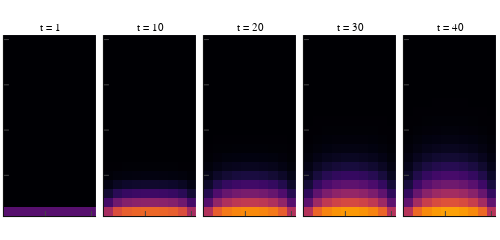

Notebook source saved alongside this figure:
### Code cell
# ... I'm sure there are better ways to do this ...

ts = [2, 11, 21, 31, 41] # time steps to plot


hms = map(ts) do t 
    heatmap(reshape(traj[t], (H, W)), clim = (0, 100.0))
end


plot(hms..., layout = (1,5), colorbar = false, 
       title = ["t = 1" "t = 10" "t = 20" "t = 30" "t = 40"], titlefont = font(8))
plot!(size=(W*50,H*10))
plot!(xticks = false)
plot!(yticks = false)

### Figure 1 — Plotly figure (JSON) as saved in the notebook; plotly's stock layout.template omitted (floating-point values rounded to 4 significant figures; data arrays with more than 128 entries replaced by an {"elided": "..."} marker saying what was removed)
{"data": [{"colorbar": {"title": ""}, "colorscale": {"elided": "256x2 mixed values"}, "hoverinfo": "none", "name": "y1", "showlegend": false, "showscale": false, "type": "heatmap", "x": [0.5, 1.5, 2.5, 3.5, 4.5, 5.5, 6.5, 7.5, 8.5, 9.5, 10.5], "xaxis": "x1", "y": [0.5, 1.5, 2.5, 3.5, 4.5, 5.5, 6.5, 7.5, 8.5, 9.5, 10.5, 11.5, 12.5, 13.5, 14.5, 15.5, 16.5, 17.5, 18.5, 19.5, 20.5], "yaxis": "y1", "z": {"elided": "20x10 int values"}, "zmax": 100, "zmin": 0}, {"colorbar": {"title": ""}, "colorscale": {"elided": "256x2 mixed values"}, "hoverinfo": "none", "name": "y1", "showlegend": false, "showscale": false, "type": "heatmap", "x": [0.5, 1.5, 2.5, 3.5, 4.5, 5.5, 6.5, 7.5, 8.5, 9.5, 10.5], "xaxis": "x2", "y": [0.5, 1.5, 2.5, 3.5, 4.5, 5.5, 6.5, 7.5, 8.5, 9.5, 10.5, 11.5, 12.5, 13.5, 14.5, 15.5, 16.5, 17.5, 18.5, 19.5, 20.5], "yaxis": "y2", "z": {"elided": "20x10 float values"}, "zmax": 100, "zmin": 0}, {"colorbar": {"title": ""}, "colorscale": {"elided": "256x2 mixed values"}, "hoverinfo": "none", "name": "y1", "showlegend": false, "showscale": false, "type": "heatmap", "x": [0.5, 1.5, 2.5, 3.5, 4.5, 5.5, 6.5, 7.5, 8.5, 9.5, 10.5], "xaxis": "x3", "y": [0.5, 1.5, 2.5, 3.5, 4.5, 5.5, 6.5, 7.5, 8.5, 9.5, 10.5, 11.5, 12.5, 13.5, 14.5, 15.5, 16.5, 17.5, 18.5, 19.5, 20.5], "yaxis": "y3", "z": {"elided": "20x10 float values"}, "zmax": 100, "zmin": 0}, {"colorbar": {"title": ""}, "colorscale": {"elided": "256x2 mixed values"}, "hoverinfo": "none", "name": "y1", "showlegend": false, "showscale": false, "type": "heatmap", "x": [0.5, 1.5, 2.5, 3.5, 4.5, 5.5, 6.5, 7.5, 8.5, 9.5, 10.5], "xaxis": "x4", "y": [0.5, 1.5, 2.5, 3.5, 4.5, 5.5, 6.5, 7.5, 8.5, 9.5, 10.5, 11.5, 12.5, 13.5, 14.5, 15.5, 16.5, 17.5, 18.5, 19.5, 20.5], "yaxis": "y4", "z": {"elided": "20x10 float values"}, "zmax": 100, "zmin": 0}, {"colorbar": {"title": ""}, "colorscale": {"elided": "256x2 mixed values"}, "hoverinfo": "none", "name": "y1", "showlegend": false, "showscale": false, "type": "heatmap", "x": [0.5, 1.5, 2.5, 3.5, 4.5, 5.5, 6.5, 7.5, 8.5, 9.5, 10.5], "xaxis": "x5", "y": [0.5, 1.5, 2.5, 3.5, 4.5, 5.5, 6.5, 7.5, 8.5, 9.5, 10.5, 11.5, 12.5, 13.5, 14.5, 15.5, 16.5, 17.5, 18.5, 19.5, 20.5], "yaxis": "y5", "z": {"elided": "20x10 float values"}, "zmax": 100, "zmin": 0}], "layout": {"annotations": [{"font": {"color": "rgba(0, 0, 0, 1.000)", "family": "sans-serif", "size": 11}, "rotation": 0, "showarrow": false, "text": "t = 1", "x": 0.1, "xanchor": "center", "xref": "paper", "y": 1, "yanchor": "top", "yref": "paper"}, {"font": {"color": "rgba(0, 0, 0, 1.000)", "family": "sans-serif", "size": 11}, "rotation": 0, "showarrow": false, "text": "t = 10", "x": 0.3, "xanchor": "center", "xref": "paper", "y": 1, "yanchor": "top", "yref": "paper"}, {"font": {"color": "rgba(0, 0, 0, 1.000)", "family": "sans-serif", "size": 11}, "rotation": 0, "showarrow": false, "text": "t = 20", "x": 0.5, "xanchor": "center", "xref": "paper", "y": 1, "yanchor": "top", "yref": "paper"}, {"font": {"color": "rgba(0, 0, 0, 1.000)", "family": "sans-serif", "size": 11}, "rotation": 0, "showarrow": false, "text": "t = 30", "x": 0.7, "xanchor": "center", "xref": "paper", "y": 1, "yanchor": "top", "yref": "paper"}, {"font": {"color": "rgba(0, 0, 0, 1.000)", "family": "sans-serif", "size": 11}, "rotation": 0, "showarrow": false, "text": "t = 40", "x": 0.9, "xanchor": "center", "xref": "paper", "y": 1, "yanchor": "top", "yref": "paper"}], "height": 200, "legend": {"bgcolor": "rgba(255, 255, 255, 1.000)", "bordercolor": "rgba(0, 0, 0, 1.000)", "borderwidth": 1, "font": {"color": "rgba(0, 0, 0, 1.000)", "family": "sans-serif", "size": 11}, "title": {"font": {"color": "rgba(0, 0, 0, 1.000)", "family": "sans-serif", "size": 15}, "text": ""}, "tracegroupgap": 0, "traceorder": "normal", "x": 1, "xanchor": "auto", "y": 1, "yanchor": "auto"}, "margin": {"b": 20, "l": 0, "r": 0, "t": 20}, "paper_bgcolor": "rgba(255, 255, 255, 1.000)", "plot_bgcolor": "rgba(255, 255, 255, 1.000)", "showlegend": true, "width": 500, "xaxis1": {"anchor": "y1", "domain": [0.007874, 0.1921], "gridcolor": "rgba(0, 0, 0, 0.100)", "gridwidth": 0.5, "linecolor": "rgba(0, 0, 0, 1.000)", "mirror": false, "range": [0.5, 10.5], "showgrid": false, "showline": true, "showticklabels": false, "tickangle": 0, "ticks": "inside", "title": "", "type": "-", "visible": true, "zeroline": false, "zerolinecolor": "rgba(0, 0, 0, 1.000)"}, "xaxis2": {"anchor": "y2", "domain": [0.2079, 0.3921], "gridcolor": "rgba(0, 0, 0, 0.100)", "gridwidth": 0.5, "linecolor": "rgba(0, 0, 0, 1.000)", "mirror": false, "range": [0.5, 10.5], "showgrid": false, "showline": true, "showticklabels": false, "tickangle": 0, "ticks": "inside", "title": "", "type": "-", "visible": true, "zeroline": false, "zerolinecolor": "rgba(0, 0, 0, 1.000)"}, "xaxis3": {"anchor": "y3", "domain": [0.4079, 0.5921], "gridcolor": "rgba(0, 0, 0, 0.100)", "gridwidth": 0.5, "linecolor": "rgba(0, 0, 0, 1.000)", "mirror": false, "range": [0.5, 10.5], "showgrid": false, "showline": true, "showticklabels": false, "tickangle": 0, "ticks": "inside", "title": "", "type": "-", "visible": true, "zeroline": false, "zerolinecolor": "rgba(0, 0, 0, 1.000)"}, "xaxis4": {"anchor": "y4", "domain": [0.6079, 0.7921], "gridcolor": "rgba(0, 0, 0, 0.100)", "gridwidth": 0.5, "linecolor": "rgba(0, 0, 0, 1.000)", "mirror": false, "range": [0.5, 10.5], "showgrid": false, "showline": true, "showticklabels": false, "tickangle": 0, "ticks": "inside", "title": "", "type": "-", "visible": true, "zeroline": false, "zerolinecolor": "rgba(0, 0, 0, 1.000)"}, "xaxis5": {"anchor": "y5", "domain": [0.8079, 0.9921], "gridcolor": "rgba(0, 0, 0, 0.100)", "gridwidth": 0.5, "linecolor": "rgba(0, 0, 0, 1.000)", "mirror": false, "range": [0.5, 10.5], "showgrid": false, "showline": true, "showticklabels": false, "tickangle": 0, "ticks": "inside", "title": "", "type": "-", "visible": true, "zeroline": false, "zerolinecolor": "rgba(0, 0, 0, 1.000)"}, "yaxis1": {"anchor": "x1", "domain": [0.01969, 0.9248], "gridcolor": "rgba(0, 0, 0, 0.100)", "gridwidth": 0.5, "linecolor": "rgba(0, 0, 0, 1.000)", "mirror": false, "range": [0.5, 20.5], "showgrid": false, "showline": true, "showticklabels": false, "tickangle": 0, "ticks": "inside", "title": "", "type": "-", "visible": true, "zeroline": false, "zerolinecolor": "rgba(0, 0, 0, 1.000)"}, "yaxis2": {"anchor": "x2", "domain": [0.01969, 0.9248], "gridcolor": "rgba(0, 0, 0, 0.100)", "gridwidth": 0.5, "linecolor": "rgba(0, 0, 0, 1.000)", "mirror": false, "range": [0.5, 20.5], "showgrid": false, "showline": true, "showticklabels": false, "tickangle": 0, "ticks": "inside", "title": "", "type": "-", "visible": true, "zeroline": false, "zerolinecolor": "rgba(0, 0, 0, 1.000)"}, "yaxis3": {"anchor": "x3", "domain": [0.01969, 0.9248], "gridcolor": "rgba(0, 0, 0, 0.100)", "gridwidth": 0.5, "linecolor": "rgba(0, 0, 0, 1.000)", "mirror": false, "range": [0.5, 20.5], "showgrid": false, "showline": true, "showticklabels": false, "tickangle": 0, "ticks": "inside", "title": "", "type": "-", "visible": true, "zeroline": false, "zerolinecolor": "rgba(0, 0, 0, 1.000)"}, "yaxis4": {"anchor": "x4", "domain": [0.01969, 0.9248], "gridcolor": "rgba(0, 0, 0, 0.100)", "gridwidth": 0.5, "linecolor": "rgba(0, 0, 0, 1.000)", "mirror": false, "range": [0.5, 20.5], "showgrid": false, "showline": true, "showticklabels": false, "tickangle": 0, "ticks": "inside", "title": "", "type": "-", "visible": true, "zeroline": false, "zerolinecolor": "rgba(0, 0, 0, 1.000)"}, "yaxis5": {"anchor": "x5", "domain": [0.01969, 0.9248], "gridcolor": "rgba(0, 0, 0, 0.100)", "gridwidth": 0.5, "linecolor": "rgba(0, 0, 0, 1.000)", "mirror": false, "range": [0.5, 20.5], "showgrid": false, "showline": true, "showticklabels": false, "tickangle": 0, "ticks": "inside", "title": "", "type": "-", "visible": true, "zeroline": false, "zerolinecolor": "rgba(0, 0, 0, 1.000)"}}}
